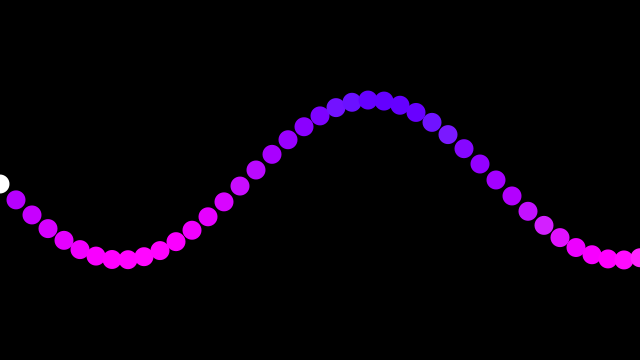
Frame 1 (no input)
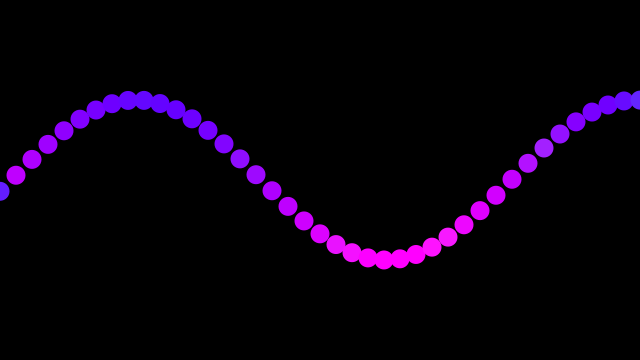
Frame 60 (the mouse pressed at the canvas centre just before this capture)
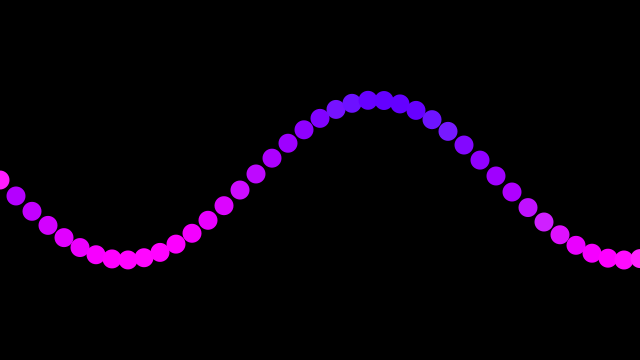
Frame 120 (the mouse held since frame 60 and released just before this capture)

The Processing sketch that drew these frames (run headless with seeded random() and noise(); from frame 60 on, the mouse is pressed at the canvas centre):

// Processing sketch: processing_131687
// ── processing_131687.pde

int xspacing = 16;   
int w;              

float theta = 0.0;  
float amplitude = 80.0;  
float period = 500.0;  
float dx;  
float[] yvalues;  

void setup() {
  size(640, 360);
  w = width+16;
  dx = (TWO_PI / period) * xspacing;
  yvalues = new float[w/xspacing];
}

void draw() {
  background(0);
  calcWave();
  renderWave();
}

void calcWave() {
  if (mousePressed) {
  theta += -0.05;
  } else {
    theta += 0.05;
  }


  float x = theta;
  for (int i = 0; i < yvalues.length; i++) {
    yvalues[i] = sin(x)*amplitude;
    x+=dx;
  }
}

void renderWave() {
  noStroke();
  for (int x = 0; x < yvalues.length; x++) {
    ellipse(x*xspacing, height/2+yvalues[x], 19, 19);
      fill(height/2+yvalues[x],x*sin(x),255);
  }
}
